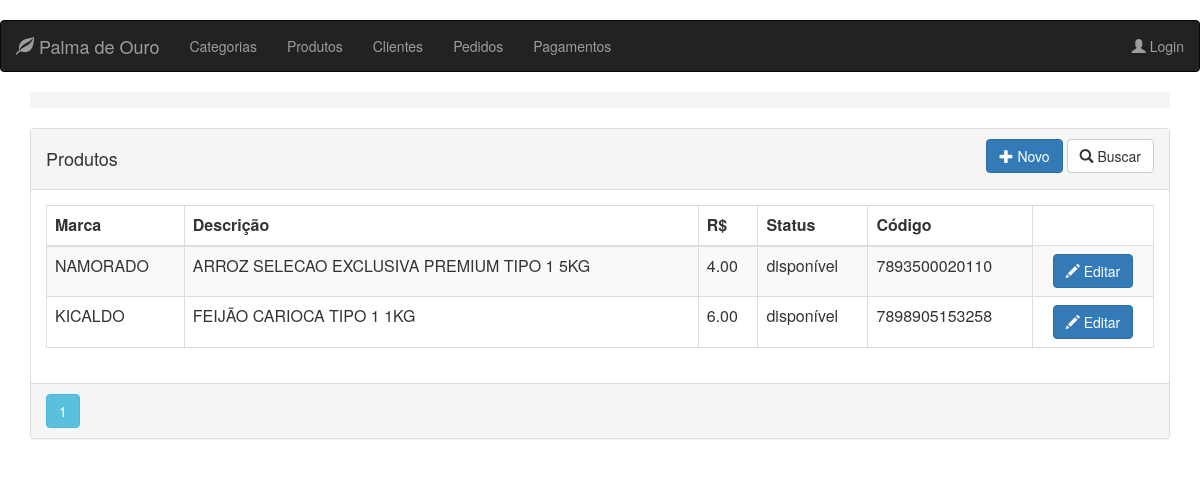
/product, run on an earlier commit of the app's database.
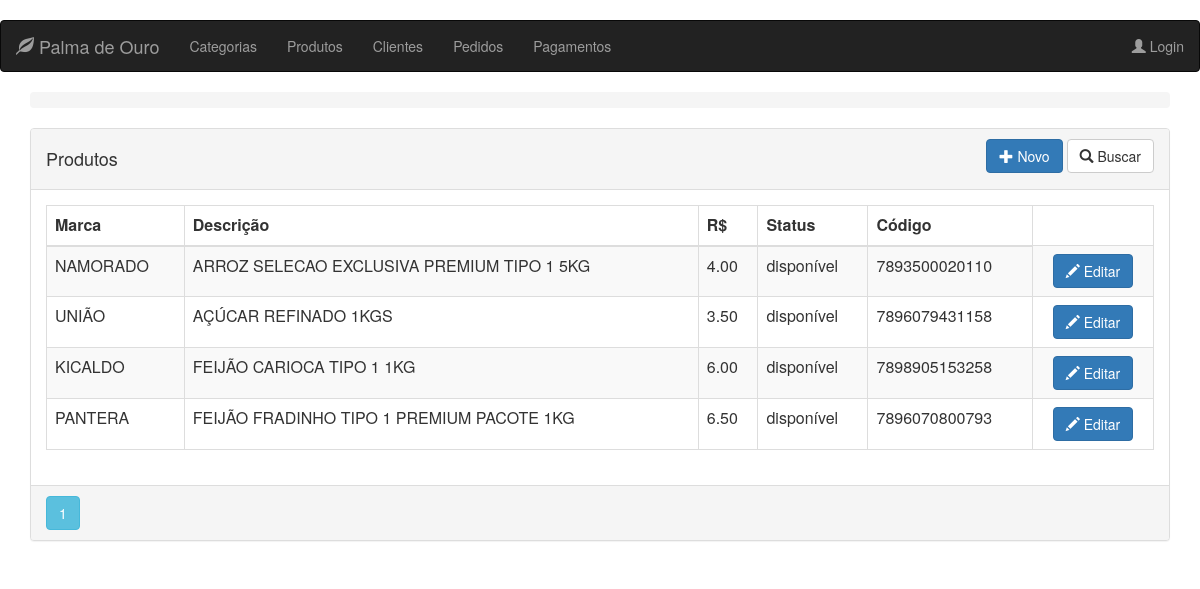
And on a later commit of the database.
### app/models.py (models this page shows, shortened)
class Product(db.Model):
    __tablename__ = 'products'
    id = db.Column(db.Integer, primary_key=True)
    brand = db.Column(db.String(32), nullable=False)
    description = db.Column(db.String(64))
    image_file = db.Column(db.String(32), default='default.jpg')
    unit_cost = db.Column(db.Numeric(6, 2), nullable=False)
    is_available = db.Column(db.Boolean, nullable=False)
    code = db.Column(db.String(13), unique=True, nullable=False)
    category_id = db.Column(db.Integer, ForeignKey('categories.id'), nullable=False)
    category = relationship("Category", backref=backref('products', order_by=description))
    __table_args__ = (CheckConstraint(unit_cost >= 0.00, name='unit_cost_positive'),)

### app/routes/product/routes.py (the view)
@blueprint_product.route('/product', methods=['GET'])
@register_breadcrumb(blueprint_product, '.', 'Produtos')
def get_products():
    page = request.args.get('page', 1, type=int)
    products = Product.query.order_by(Product.description).paginate(page=page, per_page=10)
    return render_template('product/list.html', all_products=products)

### app/templates/product/list.html
{% extends "base.html" %}
{% block page_content %}
<div class="panel panel-default">
    <div class="panel-heading">
        <div class="row">
            <div class="col col-xs-6">
                <h4>Produtos</h4>
            </div>
            <div class="col col-xs-6 text-right">
                <a href="{{ url_for('blueprint_product.new_product') }}"
                   class="btn btn-primary">
                    <span class="glyphicon glyphicon-plus"></span>
                    Novo
                </a>
                <a href="{{ url_for('blueprint_product.search_product') }}"
                   class="btn btn-default">
                    <span class="glyphicon glyphicon-search"></span>
                    Buscar
                </a>
            </div>
            <div class="btn-group col-md-4 text-right">
            </div>
        </div>
    </div>
    <div class="panel-body">
        <table class="table table-striped table-responsive table-bordered">
            <thead>
                <tr>
                    <th>Marca</th>
                    <th>Descrição</th>
                    <th>R$</th>
                    <th>Status</th>
                    <th>Código</th>
                </tr>
            </thead>
            <tbody>
                {% for product in all_products.items %}
                <tr>
                    <td>{{ product.brand }}</td>
                    <td>{{ product.description }}</td>
                    <td>{{ product.unit_cost }}</td>
                    {% if product.is_available %}
                    <td>disponível</td>
                    {% else %}
                    <td>indisponível</td>
                    {% endif %}
                    <td>{{ product.code }}</td>
                    <td align="center">
                        <a href="{{ url_for('blueprint_product.update_product',id=product.id) }}"
                           class="btn btn-primary">
                            <i class="glyphicon glyphicon-pencil"></i> Editar
                        </a>
                    </td>
                </tr>
                {% endfor %}
            </tbody>
        </table>
    </div>
    <div class="panel-footer p-0">
        {% for page_number in all_products.iter_pages(left_edge=1,right_edge=1,left_current=1,right_current=2) %}
        {% if page_number %}
        {% if all_products.page == page_number %}
        <a class="btn btn-info mb-4"
           href="{{ url_for('blueprint_product.get_products',page=page_number) }}">{{ page_number }}</a>
        {% else %}
        <a class="btn btn-outline-info mb-4"
           href="{{ url_for('blueprint_product.get_products',page=page_number) }}">{{ page_number }}</a>
        {% endif %}
        {% else %}
        ...
        {% endif %}
        {% endfor %}
    </div>
</div>
{% endblock %}

### app/templates/base.html (shortened to what this page needs)
﻿{% extends "bootstrap/base.html" %}
    {% block head %}
        {{ super() }}
    {% endblock %}
{% block navbar %}
    <nav class="navbar navbar-inverse">
        <div class="container-fluid">
            <div class="navbar-header">
                <a class="navbar-brand" href="{{ url_for('blueprint_client.get_clients') }}"><span
                        class="glyphicon glyphicon-leaf"></span> Palma de Ouro</a>
            </div>
            <ul class="nav navbar-nav">
                <li><a class="nav-item nav-link"
                       href="{{ url_for('blueprint_category.get_categories') }}">Categorias</a>
                </li>
                <li><a class="nav-item nav-link" href="{{ url_for('blueprint_product.get_products') }}">Produtos</a>
                </li>
                <li><a class="nav-item nav-link"
                       href="{{ url_for('blueprint_client.get_clients') }}">Clientes</a></li>
                <li><a class="nav-item nav-link"
                       href="{{ url_for('blueprint_order.get_orders') }}">Pedidos</a></li>
                <li><a class="nav-item nav-link"
                       href="{{ url_for('blueprint_payment.get_payment') }}">Pagamentos</a></li>
            </ul>
            <ul class="nav navbar-nav navbar-right">
                {% if current_user.is_authenticated %}
                    <li>
                        <a class="nav-item nav-link" href="{{ url_for('blueprint_clerk.account') }}">
                            <span class="glyphicon glyphicon-user"></span>
                            {{ current_user.name }}</a>
                        <div id="clerk-id" data-url="{{ current_user.id }}"></div>
                    </li>
                    <li>
                        <a class="nav-item nav-link" href="{{ url_for('blueprint_clerk.logout') }}">
                            <span class="glyphicon glyphicon-log-in"></span>
                            Logout</a>
                    </li>
                {% else %}
                    <li><a class="nav-item nav-link" href="{{ url_for('blueprint_clerk.login') }}">
                        <span class="glyphicon glyphicon-user"></span> Login</a></li>
                {% endif %}
            </ul>
        </div>
    </nav>
{% endblock %}
    {% block content %}
        <div class="container pt-3">
            <nav aria-label="breadcrumb">
                <ol class="breadcrumb primary-color">
                </ol>
            </nav>
            {% block page_content %}
            {% endblock %}
        </div>
    {% endblock %}

What changed in the data, as far as the page shows it:
added Product: brand "UNIÃO", description "AÇÚCAR REFINADO 1KGS", unit_cost "3.50", is_available "disponível", code "7896079431158"
added Product: brand "PANTERA", description "FEIJÃO FRADINHO TIPO 1 PREMIUM PACOTE 1KG", unit_cost "6.50", is_available "disponível", code "7896070800793"
